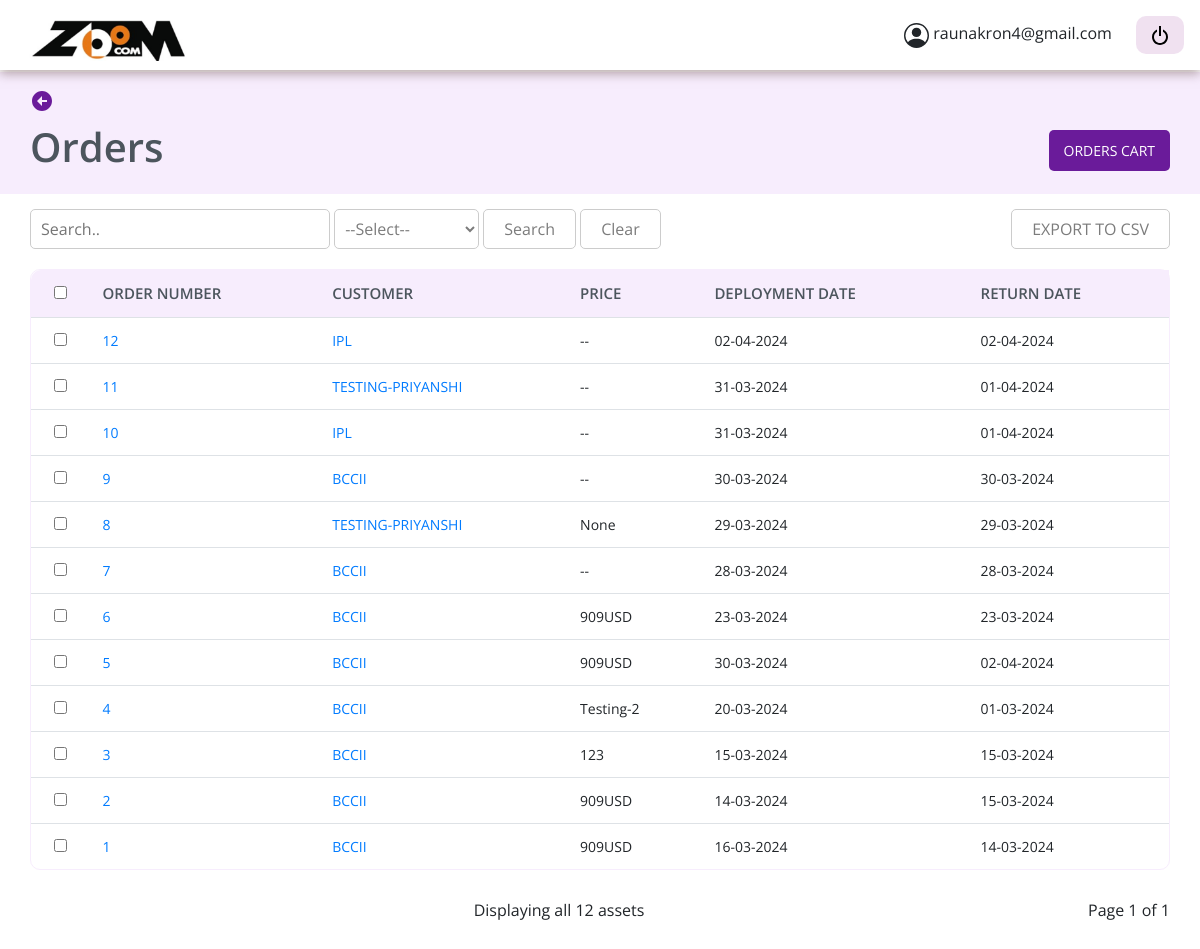
Page /asset_management/confirmed-orders-list/ (signed in) on the committed database.
### asset_master/models.py (models this page shows)
class CustomUser(AbstractBaseUser, PermissionsMixin):
    username = None
    email = models.EmailField(unique=True, db_index=True, max_length=200)
    password = models.CharField(max_length=30)
    is_staff = models.BooleanField(default=False)
    is_superuser = models.BooleanField(default=False)
    is_active = models.BooleanField(default=True)
    objects = CustomUserManager()
    USERNAME_FIELD = 'email'
    REQUIRED_FIELDS = ['password']

### orders/models.py (models this page shows)
class OrderDetail(models.Model):
    class OrderStatus(models.IntegerChoices):
            BOOKED = 1,
            APPROVED = 2,
            CANCELLED = 3,
            DISPATCHED = 4,
    assets = models.ManyToManyField(AssetMaster, related_name='order_details', blank=True)
    customer_id = models.ForeignKey(CustomerDetail, on_delete=models.SET_NULL, null=True)
    price = models.CharField(null=True, blank=True, max_length=50)
    order_status = models.IntegerField(choices=OrderStatus.choices, default=OrderStatus.BOOKED)
    organization = models.CharField(max_length=100, blank=True, null=True)
    remarks = models.CharField(max_length=100, null=True, blank=True)
    customer = models.CharField(max_length=100, null=True, blank=True)
    deployment_date = models.DateField(null=True, blank=True)
    return_date = models.DateField(null=True, blank=True)
    name_of_consignee = models.CharField(max_length=100, blank=True, null=True)
    invoice_number = models.CharField(max_length=100, blank=True, null=True)
    mode_of_dispatch = models.CharField(max_length=100, blank=True, null=True)
    transportation = models.CharField(max_length=100, blank=True, null=True)
    order_to = models.CharField(max_length=100, blank=True, null=True)
    order_from = models.CharField(max_length=100, blank=True, null=True)
    out_date_and_time = models.DateField(null=True, blank=True)
    prepared_by_name = models.CharField(max_length=100, blank=True, null=True)
    prepared_by_email = models.CharField(max_length=100, blank=True, null=True)
    poc_at_venue_name = models.CharField(max_length=100, blank=True, null=True)
    approver_email = models.CharField(max_length=100, blank=True, null=True)
    truck_details = models.CharField(max_length=100, blank=True, null=True)
    contact_details = models.CharField(max_length=100, blank=True, null=True)
    driver_details = models.CharField(max_length=100, blank=True, null=True)
    purpose = models.CharField(max_length=100, blank=True, null=True)
    reason = models.CharField(max_length=100, blank=True, null=True)
    office_address = models.CharField(max_length=100, blank=True, null=True)
    website = models.CharField(max_length=100, blank=True, null=True)
    challan_number = models.CharField(max_length=100, blank=True, null=True)
    maker_email = models.CharField(max_length=100, blank=True, null=True)
    checker_email = models.CharField(max_length=100, blank=True, null=True)
    approve_order = models.BooleanField(default=False)
    order_dispatch = models.BooleanField(default=False)

class CustomerDetail(models.Model):
    customer = models.CharField(max_length=100, blank=True, null=True)
    completed_orders = models.CharField(max_length=100, blank=True, null=True)
    deployed_order = models.CharField(max_length=100, blank=True, null=True)
    taxed = models.CharField(max_length=100, blank=True, null=True)
    email_address = models.CharField(max_length=100, blank=True, null=True)
    department = models.CharField(max_length=100, blank=True, null=True)
    phone_number = models.CharField(max_length=100, blank=True, null=True)
    customer_revenue = models.CharField(max_length=100, blank=True, null=True)
    commercial_address = models.CharField(max_length=100, blank=True, null=True)
    category = models.CharField(max_length=100, blank=True, null=True)
    created_at = models.DateField(null=True, blank=True, default=None)
    secondary_email = models.CharField(max_length=100, blank=True, null=True)
    description = models.CharField(max_length=100, blank=True, null=True)

### orders/views.py (the view)
# urls.py: path('confirmed-orders-list/', ConfirmOrderListView.as_view(), name='confirmed_order_list'),
class ConfirmOrderListView(ListAPIView, LoginRequiredMixin):
    pagination_class = OrderDetailPagination
    template_name = 'confirmed_orders_list.html'
    serializer_class = OrderDetailSerializer
    filter_backends = [filters.OrderingFilter]
    authentication_classes = [BasicAuthentication, SessionAuthentication]
    permission_classes = [IsAuthenticated]
    ordering = ["-id"]
    def get_queryset(self, request):
        query = None
        filter_type = None
        if self.request.GET.get('q') is not None:
            query = self.request.GET.get('q').strip()
        if self.request.GET.get('filter_type') is not None:
            filter_type = self.request.GET.get('filter_type').strip()
        request.session['filter_type'] = filter_type
        request.session['query'] = query
        if query and not filter_type:
            return OrderDetail.objects.filter(
                Q(organization__icontains=query) |
                Q(prepared_by_name__icontains=query),
            )
        elif query and filter_type=='customer_id':
            return OrderDetail.objects.filter(customer_id__customer__iexact=query)
        elif query and filter_type=='order_id':
            return OrderDetail.objects.filter(id=query)
        else:
            return OrderDetail.objects.all()
    def get(self, request, *args, **kwargs):
        queryset = self.filter_queryset(self.get_queryset(request))
        queryset_length = len(queryset)
        query_params_q = None
        query_params_filter_value = None
        if request.query_params.get('q') is not None:
            query_params_q = request.query_params.get('q').strip()
        if self.request.GET.get('filter_type') is not None:
            query_params_filter_value = self.request.GET.get('filter_type').strip()
        page = self.paginate_queryset(queryset)
        serializer = self.get_serializer(page, many=True)
        return self.get_paginated_response(serializer.data,
                    queryset_length, query_params_q, query_params_filter_value, request)
    def get_paginated_response(self, data, queryset_length, query_params_q, query_params_filter_value, request):
        ctx = {}
        ctx = { "query_params_q": query_params_q, "query_params_filter_value": query_params_filter_value}
        paginated_assets = self.paginator.page if hasattr(self, 'paginator') else None
        return render(
            self.request,
            self.template_name,
            {'orders': paginated_assets, 'queryset_length': queryset_length, **ctx}  # Merge assets and context data
        )

### orders/templates/confirmed_orders_list.html (shortened to what this page needs)
{% load static%}
{% include 'base_dashboard.html' %}
{% block content %}
<link rel="stylesheet" href="//cdn.jsdelivr.net/npm/alertifyjs@1.13.1/build/css/alertify.min.css"/>
<link rel="stylesheet" href="//cdn.jsdelivr.net/npm/alertifyjs@1.13.1/build/css/themes/default.min.css"/>
<section class="assetdetail">
    <button onclick="goToDashboard()" style="border: none; margin-bottom: 10px; background-color: transparent;"><svg xmlns="http://www.w3.org/2000/svg" width="24" height="24" viewBox="0 0 24 24" style="fill: #6A1B9A;transform: ;msFilter:;"><path d="M12 2C6.486 2 2 6.486 2 12s4.486 10 10 10 10-4.486 10-10S17.514 2 12 2zm5 11h-5v4l-5-5 5-5v4h5v2z"></path></svg></button>
    <div class="assetheaderbuttones">
        <h1>Orders</h1>
        <div class="assebutton">
            <button ><a href="/asset_management/all-orders-list/" style="color: #fff; text-decoration: none;">Orders Cart</a></button>
        </div>
    </div>
</section>
<section class="assest-container-table">
    <div class="asset-tablebtn">
        <div class="searchiconbtn" >
            <form method="GET">
                <input name="q" id="search_field" type="text" placeholder="Search.." value="{% if query_params_q %} {{query_params_q}} {% endif %}" style = "padding-left: 10px; border-radius: 5px;">
                <select class='select-button' id="dropdown" name="filter_type">
                    <option  disabled {% if query_params_filter_value == '' or query_params_filter_value is None  %} selected {% endif %} value='none' >--Select--</option>
                </select>
                <button type='submit'>Search</button>
                <span><button onclick="clearSearch(event, 'search_field', 'dropdown', 'secondDropdown')">Clear</button></span>
            </form>
        </div>
        <button id="exportButton">
            EXPORT TO CSV
        </button>
    </div>
    <table class="table">
        <thead>
            <tr>
                <th class="checkbox-column" style="border-radius: 10px 0 0 0;"><input type="checkbox" id="masterCheckbox" onclick="selectAllCheckboxes(this)"></th>
                <th>Order Number</th>
                <th>Customer </th>
                <th> Price</th>
                <th>Deployment Date</th>
                <th>Return Date</th>
            </tr>
        </thead>
        <tbody>
            {% for m in orders %}
            <tr>
                <td class="checkbox-column"><input type="checkbox" name="order_id" value="{{ m.id }}"></td>
                <td class="tbname"><a href="/asset_management/orders-info/{{m.id}}/">{{m.id}}</a></td>
                <td class="tbname"><a href="/asset_management/customer-details/{{m.customer_id.id}}/">{{m.customer_id.customer}}</a></td>
                <td>
                    {% if m.price == none or m.price == "" %}
                        --
                    {% else %}
                        {{m.price}}
                    {% endif %}
                </td>
                <td>
                    {% if m.deployment_date == none or m.deployment_date == "" %}
                        --
                    {% else %}
                        {{m.deployment_date|date:'d-m-Y'}}
                    {% endif %}
                </td>
                <td>
                    {% if m.return_date == none or m.return_date == "" %}
                        --
                    {% else %}
                        {{m.return_date|date:'d-m-Y'}}
                    {% endif %}
                </td>
            </tr>
            {% endfor %}
        </tbody>
    </table>
    <div class="pagidis">
    <div class="card text-center" style="border: none;">
            <div class="card-footer text-body-secondary" style="background-color: #fff; border: none;" >
            Displaying all {{queryset_length}} assets
            </div>
    </div>
    <div class="pagination">
        <span class="step-links">
            <span class="current">
                Page {{ orders.number }} of  {{ orders.paginator.num_pages }}
            </span>
        </span>
    </div>
</div>
</section>
<link href="https://cdnjs.cloudflare.com/ajax/libs/select2/4.0.13/css/select2.min.css" rel="stylesheet" />
{% endblock content %}

### asset_master/templates/header.html (shortened to what this page needs)
{% load static %}
<nav class="navbar" style="    box-shadow: 0px 4px 10px 0px rgba(116, 89, 89, 0.5);height: 70px; position: fixed; top: 0; width: 100%; background-color: #fff; z-index: 9;">
    <a href="{% url 'home' %}"><img src="{% static 'images/zoom logo.png'%} " class='img-fluid'  alt="" style="width: 185px;"></a>
            <div class="profile-details">
                <span class="admin_name" style="    font-family: 'Open Sans', sans-serif;padding-right: 20px;">{{request.user.email}}</span>
                <a href="/logout/" type="post" class="btn btn-info" style="background-color: #EDED; border: none; border-radius:10px;" ><img/></a>
            </div>
            </nav>

### static/dashboard/style.css (style rules this page uses)
* { margin: 0; padding: 0; box-sizing: border-box; font-family: 'Open Sans', sans-serif; text-decoration: none; list-style: none; }
body { font-family: 'Open Sans', sans-serif; margin: 0; padding: 0; }
.searchiconbtn input { width: 300px; height: 40px; border: 1px solid #CCCCCC !important; border-radius: 0 5px 5px 0; border: solid; padding-left: 12px; }
section.assetdetail { margin-top: 72px; background: #F7EDFD; padding: 15px 30px; }
section.assetdetail .assetheaderbuttones { display: flex; justify-content: space-between; align-items: center; }
.assetheaderbuttones h1 { color: #4C555D; font-weight: 600; }
section.assest-container-table { padding: 15px 30px; }
.assetheaderbuttones button { background: #6A1B9A; border: none; color: #fff; padding: 10px 15px; font-size: 14px; border: none; border-radius: 5px; text-transform: uppercase; }
section.assest-container-table .asset-tablebtn { display: flex; gap: 20px; justify-content: space-between; }
.asset-tablebtn button { border: 1px solid #CCCCCC; color: #7C7C7C !important; background-color: #FFFFFF; border-radius: 5px; padding: 0 20px; }
.pagidis { display: flex; align-items: center; justify-content: space-between; width: 100%; }

### asset_master/templates/base_dashboard.html (style rules this page uses)
body { font-family: 'Open Sans', sans-serif; margin: 0; padding: 0; }

### orders/templates/confirmed_orders_list.html (style rules this page uses)
table { width: 100%; border-collapse: separate; border-spacing: 0; margin-top: 20px; border: 1px solid #F7EDFD; border-radius:10px ; }
th, td { border: 1px solid #F7EDFD; padding: 8px; text-align: left; }
.table thead th { border: none; color: #4C555D; font-size: 15px; font-weight: 600; }
th { background-color: #F7EDFD; text-transform: uppercase; color: #4C555D; border: none; }
td { text-transform: capitalize; font-size: 14px; }
.checkbox-column { text-align: center; }
th, td { border: none; }
.assebutton { display: flex; gap: 10px; }
td.tbname { color: #006FC8; text-transform:uppercase; text-decoration: none; }
td.tbname a { text-decoration: none; }
.pagination { float:right; }
.select-button { border: 1px solid #CCCCCC; color: #7C7C7C !important; background-color: #FFFFFF; border-radius: 5px; padding: 0 6px; font-size: inherit; height:40px; }
.asset-tablebtn button { border: 1px solid #CCCCCC; color: #7C7C7C !important; background-color: #FFFFFF; border-radius: 5px; padding: 0 20px; height: 40px; }

### rows in the picture
CustomUser: user.email "raunakron4@gmail.com"
OrderDetail: id "12", customer_id.customer "IPL", deployment_date "02-04-2024", return_date "02-04-2024"
OrderDetail: id "11", customer_id.customer "TESTING-PRIYANSHI", deployment_date "31-03-2024", return_date "01-04-2024"
OrderDetail: id "10", customer_id.customer "IPL", deployment_date "31-03-2024", return_date "01-04-2024"
OrderDetail: id "9", customer_id.customer "BCCII", deployment_date "30-03-2024", return_date "30-03-2024"
OrderDetail: id "8", customer_id.customer "TESTING-PRIYANSHI", price "None", deployment_date "29-03-2024", return_date "29-03-2024"
OrderDetail: id "7", customer_id.customer "BCCII", deployment_date "28-03-2024", return_date "28-03-2024"
OrderDetail: id "6", customer_id.customer "BCCII", price "909USD", deployment_date "23-03-2024", return_date "23-03-2024"
OrderDetail: id "5", customer_id.customer "BCCII", price "909USD", deployment_date "30-03-2024", return_date "02-04-2024"
OrderDetail: id "4", customer_id.customer "BCCII", price "Testing-2", deployment_date "20-03-2024", return_date "01-03-2024"
OrderDetail: id "3", customer_id.customer "BCCII", price "123", deployment_date "15-03-2024", return_date "15-03-2024"
OrderDetail: id "2", customer_id.customer "BCCII", price "909USD", deployment_date "14-03-2024", return_date "15-03-2024"
OrderDetail: id "1", customer_id.customer "BCCII", price "909USD", deployment_date "16-03-2024", return_date "14-03-2024"

### other values in the picture
{{ queryset_length }} "12"
{{ orders.number }} "1"
{{ orders.paginator.num_pages }} "1"
